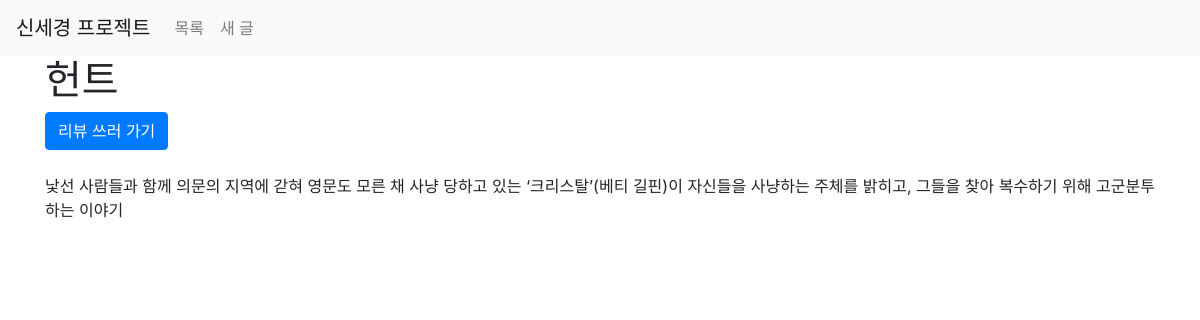
Before: /movies/1/ with the older database file.
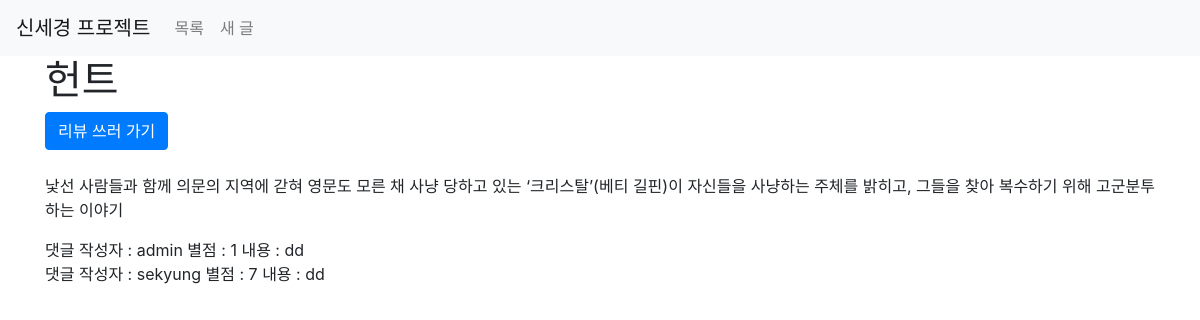
After: the same page with the newer database file.
### movies/models.py (models this page shows, shortened)
class Movie(models.Model):
    title = models.CharField(max_length=100)
    overview = models.TextField(blank=True)
    poster_path = models.CharField(max_length=200, null=True)
    cast = models.ManyToManyField(Cast, related_name='cast_movie', blank=True)

class MovieComment(models.Model):
    score = models.IntegerField()
    content = models.CharField(max_length=200)
    created_at = models.DateTimeField(auto_now_add=True)
    movie = models.ForeignKey(Movie, on_delete=models.CASCADE)
    user = models.ForeignKey(settings.AUTH_USER_MODEL, on_delete=models.CASCADE)

### accounts/models.py (models this page shows)
class User(AbstractUser):
    followers = models.ManyToManyField(
            settings.AUTH_USER_MODEL,
            related_name='followings'
        )

### movies/views.py (the view)
# urls.py: path('<int:movie_id>/', views.movie_detail, name='movie_detail'),
def movie_detail(request, movie_id):
    movie = get_object_or_404(Movie, id=movie_id)
    reviews = movie.review_set.all()
    comments = movie.moviecomment_set.all()
    comment_form = MovieCommentForm()
    context = {
        'movie': movie,
        'reviews': reviews,
        'comments': comments,
        'comment_form': comment_form
    }
    return render(request, 'movies/movie_detail.html', context)

### movies/templates/movies/movie_detail.html (shortened to what this page needs)
{% extends 'base.html' %}
{% load bootstrap4 %}
{% block content %}
<h1>{{ movie.title }}</h1>
<a href="{% url 'movies:review_c' movie.id %}" class="btn btn-primary">리뷰 쓰러 가기</a>
<div id="movie_detail">
  <p>{{ movie.overview }}</p>
{% for comment in comments %}
	<div>
  댓글 작성자 : {{ comment.user.username }}
  별점 :  {{ comment.score }}
  내용 : {{ comment.content }}
	</div>
{% endfor %}
</div>
{% endblock %}

### templates/base.html (shortened to what this page needs)
<!DOCTYPE html>
<html lang="en">
<head>
    <link rel="stylesheet" href="https://stackpath.bootstrapcdn.com/bootstrap/4.4.1/css/bootstrap.min.css">
</head>
<body>
    <nav class="navbar navbar-expand-lg navbar-light bg-light">
      <a class="navbar-brand" href="#">신세경 프로젝트</a>
      <div class="collapse navbar-collapse" id="navbarNav">
        <ul class="navbar-nav">
          <li class="nav-item">
            <a class="nav-link">목록</a>
          </li>
          <li class="nav-item">
            <a class="nav-link">새 글</a>
          </li>
        </ul>
      </div>
    </nav>
    <div class="container">
      {% block content %}
      {% endblock %}
    </div>
</body>
</html>

Changed rows visible on the page:
added MovieComment: user.username "admin", score "1", content "dd"
added MovieComment: user.username "sekyung", score "7", content "dd"
